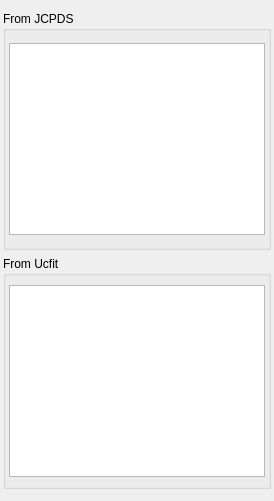
          <widget class="QWidget" name="tab_Output">
           <attribute name="title">
            <string>Output</string>
           </attribute>
           <layout class="QVBoxLayout" name="verticalLayout_9">
            <property name="leftMargin">
             <number>3</number>
            </property>
            <property name="rightMargin">
             <number>3</number>
            </property>
            <property name="bottomMargin">
             <number>12</number>
            </property>
            <item>
             <widget class="QGroupBox" name="groupBox_17">
              <property name="title">
               <string>From JCPDS</string>
              </property>
              <property name="flat">
               <bool>true</bool>
              </property>
              <layout class="QVBoxLayout" name="verticalLayout_8">
               <property name="leftMargin">
                <number>3</number>
               </property>
               <property name="topMargin">
                <number>12</number>
               </property>
               <property name="rightMargin">
                <number>3</number>
               </property>
               <property name="bottomMargin">
                <number>12</number>
               </property>
               <item>
                <widget class="QPlainTextEdit" name="plainTextEdit_ViewJCPDS">
                 <property name="sizePolicy">
                  <sizepolicy hsizetype="Expanding" vsizetype="Expanding">
                   <horstretch>0</horstretch>
                   <verstretch>0</verstretch>
                  </sizepolicy>
                 </property>
                 <property name="focusPolicy">
                  <enum>Qt::StrongFocus</enum>
                 </property>
                </widget>
               </item>
              </layout>
             </widget>
            </item>
            <item>
             <widget class="QGroupBox" name="groupBox_22">
              <property name="title">
               <string>From Ucfit</string>
              </property>
              <property name="flat">
               <bool>true</bool>
              </property>
              <layout class="QVBoxLayout" name="verticalLayout_22">
               <property name="leftMargin">
                <number>3</number>
               </property>
               <property name="rightMargin">
                <number>3</number>
               </property>
               <item>
                <widget class="QPlainTextEdit" name="plainTextEdit_ViewUcfit"/>
               </item>
              </layout>
             </widget>
            </item>
           </layout>
          </widget>
